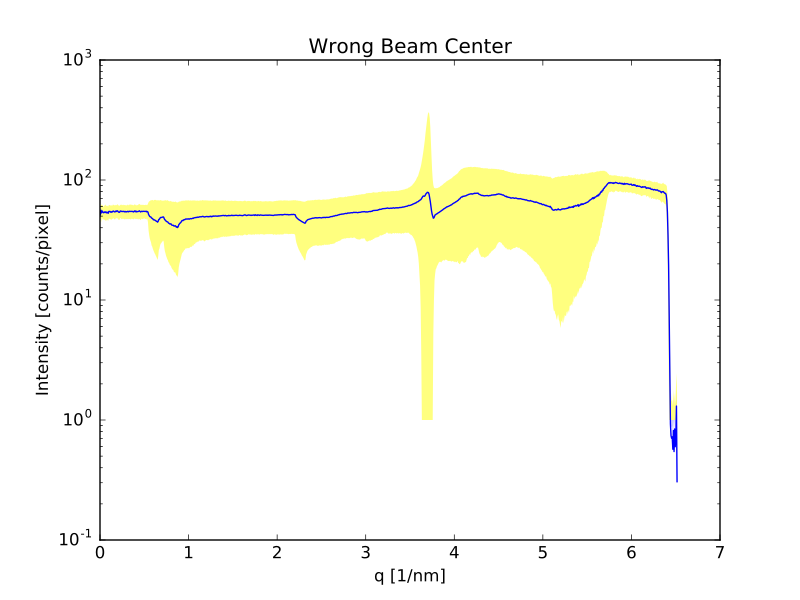

Write Python code to recreate this figure.
import SAXS, json
import matplotlib.pyplot as plt
import numpy as np
from scipy import misc
calfile=json.load(open('calpol.json'))
calfile["Masks"][0]['Oversampling']=2
calfile["Geometry"]['BeamCenter']=[293,600]
Cal=SAXS.calibration(calfile)

s=Cal.plot(misc.imread('data/buf1_00000.tif'),outputfile="bad.svg")
plt.title(r"Wrong Beam Center")
